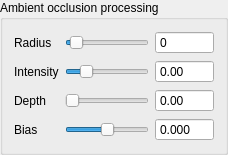
    <widget class="QGroupBox" name="groupBoxSSAO">
     <property name="toolTip">
      <string>&lt;html&gt;&lt;head/&gt;&lt;body&gt;&lt;p&gt;This parameters are to control the Screen space ambient occlusion (SSAO) calculations.&lt;/p&gt;&lt;p&gt;For more information see: &lt;a href=&quot;http://en.wikipedia.org/wiki/Screen_space_ambient_occlusion&quot;&gt;&lt;span style=&quot; text-decoration: underline; color:#0000ff;&quot;&gt;SSAO&lt;/span&gt;&lt;/a&gt;&lt;/p&gt;&lt;/body&gt;&lt;/html&gt;</string>
     </property>
     <property name="title">
      <string>Ambient occlusion processing</string>
     </property>
     <layout class="QVBoxLayout" name="verticalLayout_3">
      <item>
       <layout class="QGridLayout" name="gridLayout_9">
        <item row="0" column="0">
         <widget class="QLabel" name="label_20">
          <property name="text">
           <string>Radius</string>
          </property>
         </widget>
        </item>
        <item row="0" column="1">
         <widget class="QSlider" name="horizontalSliderSSAONoIters">
          <property name="sizePolicy">
           <sizepolicy hsizetype="Expanding" vsizetype="Preferred">
            <horstretch>0</horstretch>
            <verstretch>0</verstretch>
           </sizepolicy>
          </property>
          <property name="toolTip">
           <string>&lt;html&gt;&lt;head/&gt;&lt;body&gt;&lt;p&gt;Radius of the mask. Large number will lead to poor performance. For small images (about 1024x1024) this should not be a problem, but for larger you should use this parameter carefully.&lt;/p&gt;&lt;/body&gt;&lt;/html&gt;</string>
          </property>
          <property name="minimum">
           <number>1</number>
          </property>
          <property name="maximum">
           <number>50</number>
          </property>
          <property name="pageStep">
           <number>0</number>
          </property>
          <property name="value">
           <number>4</number>
          </property>
          <property name="orientation">
           <enum>Qt::Horizontal</enum>
          </property>
         </widget>
        </item>
        <item row="0" column="2">
         <widget class="QDoubleSpinBox" name="doubleSpinBoxSSAONoIters">
          <property name="readOnly">
           <bool>true</bool>
          </property>
          <property name="buttonSymbols">
           <enum>QAbstractSpinBox::NoButtons</enum>
          </property>
          <property name="decimals">
           <number>0</number>
          </property>
         </widget>
        </item>
        <item row="2" column="1">
         <widget class="QSlider" name="horizontalSliderSSAODepth">
          <property name="sizePolicy">
           <sizepolicy hsizetype="Expanding" vsizetype="Preferred">
            <horstretch>0</horstretch>
            <verstretch>0</verstretch>
           </sizepolicy>
          </property>
          <property name="toolTip">
           <string>It changes the scale of the effect. </string>
          </property>
          <property name="minimum">
           <number>1</number>
          </property>
          <property name="maximum">
           <number>100</number>
          </property>
          <property name="pageStep">
           <number>0</number>
          </property>
          <property name="orientation">
           <enum>Qt::Horizontal</enum>
          </property>
         </widget>
        </item>
        <item row="1" column="1">
         <widget class="QSlider" name="horizontalSliderSSAOIntensity">
          <property name="sizePolicy">
           <sizepolicy hsizetype="Expanding" vsizetype="Preferred">
            <horstretch>0</horstretch>
            <verstretch>0</verstretch>
           </sizepolicy>
          </property>
          <property name="toolTip">
           <string>It changes the contrast of the image. </string>
          </property>
          <property name="maximum">
           <number>500</number>
          </property>
          <property name="pageStep">
           <number>0</number>
          </property>
          <property name="value">
           <number>100</number>
          </property>
          <property name="orientation">
           <enum>Qt::Horizontal</enum>
          </property>
         </widget>
        </item>
        <item row="3" column="1">
         <widget class="QSlider" name="horizontalSliderSSAOBias">
          <property name="sizePolicy">
           <sizepolicy hsizetype="Expanding" vsizetype="Preferred">
            <horstretch>0</horstretch>
            <verstretch>0</verstretch>
           </sizepolicy>
          </property>
          <property name="toolTip">
           <string>This again allows you to control the contrast of the image.</string>
          </property>
          <property name="minimum">
           <number>-400</number>
          </property>
          <property name="maximum">
           <number>400</number>
          </property>
          <property name="pageStep">
           <number>0</number>
          </property>
          <property name="value">
           <number>0</number>
          </property>
          <property name="orientation">
           <enum>Qt::Horizontal</enum>
          </property>
         </widget>
        </item>
        <item row="1" column="0">
         <widget class="QLabel" name="label_36">
          <property name="text">
           <string>Intensity</string>
          </property>
         </widget>
        </item>
        <item row="2" column="0">
         <widget class="QLabel" name="label_37">
          <property name="text">
           <string>Depth</string>
          </property>
         </widget>
        </item>
        <item row="1" column="2">
         <widget class="QDoubleSpinBox" name="doubleSpinBoxSSAOIntensity">
          <property name="readOnly">
           <bool>true</bool>
          </property>
          <property name="buttonSymbols">
           <enum>QAbstractSpinBox::NoButtons</enum>
          </property>
         </widget>
        </item>
        <item row="3" column="0">
         <widget class="QLabel" name="label_38">
          <property name="text">
           <string>Bias</string>
          </property>
         </widget>
        </item>
        <item row="3" column="2">
         <widget class="QDoubleSpinBox" name="doubleSpinBoxSSAOBias">
          <property name="readOnly">
           <bool>true</bool>
          </property>
          <property name="buttonSymbols">
           <enum>QAbstractSpinBox::NoButtons</enum>
          </property>
          <property name="decimals">
           <number>3</number>
          </property>
          <property name="minimum">
           <double>-100.000000000000000</double>
          </property>
          <property name="maximum">
           <double>100.000000000000000</double>
          </property>
         </widget>
        </item>
        <item row="2" column="2">
         <widget class="QDoubleSpinBox" name="doubleSpinBoxSSAODepth">
          <property name="readOnly">
           <bool>true</bool>
          </property>
          <property name="buttonSymbols">
           <enum>QAbstractSpinBox::NoButtons</enum>
          </property>
         </widget>
        </item>
       </layout>
      </item>
     </layout>
    </widget>
